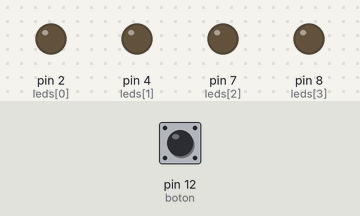
Bench run of a sketch on a simulated Arduino Uno, built with avr-gcc and run on an emulated ATmega328P. Parts: output pins drawn as LEDs (lit = HIGH). The inputs (shaded band) are chosen by the test bench; at power-on: pin 12 (boton) HIGH.

Above: at 1.2 s.
1.3 s: pin 12 (boton) pulled LOW for 0.15 s
At 1.9 s:
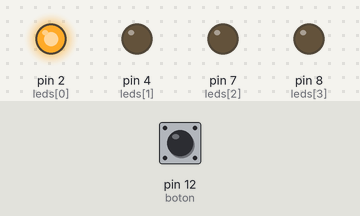
2.9 s: pin 12 (boton) pulled LOW for 1 s
At 4.3 s:
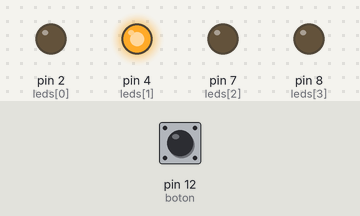
5.4 s: pin 12 (boton) pulled LOW for 0.15 s
At 6.2 s:
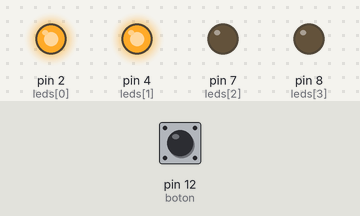
7.0 s: pin 12 (boton) pulled LOW for 3.2 s
At 7.4 s:
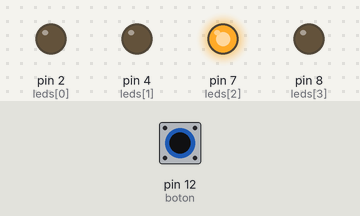
11.7 s: pin 12 (boton) pulled LOW for 0.15 s
At 12.2 s:
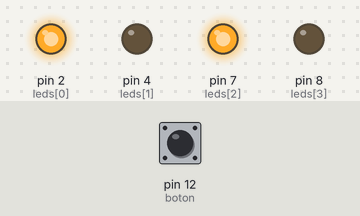
13.3 s: pin 12 (boton) pulled LOW for 1 s
At 14.6 s:
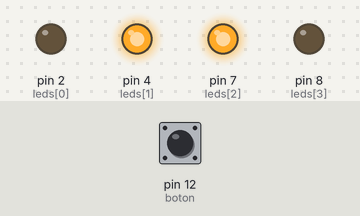
Timing chart, 0 to 16.3 s (numbered marks = the images above; inputs shaded):
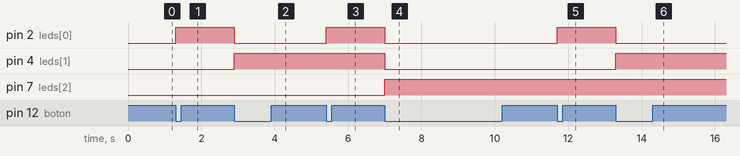

The sketch:

contador_boton.ino
```cpp
const int leds[] = {2, 4, 7, 8};
const int numLeds = 4;
const int boton = 12;

int contador = 0;
int estadoAnteriorBoton = HIGH;   // con INPUT_PULLUP, sin presionar = HIGH

void setup() {
  for (int i = 0; i < numLeds; i++) {
    pinMode(leds[i], OUTPUT);
  }
  pinMode(boton, INPUT_PULLUP);   // no necesita resistencia externa
  mostrarBinario(contador);       // muestra el 0 inicial
}

void loop() {
  int estadoActualBoton = digitalRead(boton);

  // Detecta el momento exacto en que se presiona (pasa de HIGH a LOW)
  if (estadoActualBoton == LOW && estadoAnteriorBoton == HIGH) {
    contador++;
    if (contador > 15) {
      contador = 0;   // si se pasa de 15, reinicia en 0
    }
    mostrarBinario(contador);
    delay(50);   // pequeña pausa para evitar rebote del botón
  }

  estadoAnteriorBoton = estadoActualBoton;
}

void mostrarBinario(int numero) {
  for (int i = 0; i < numLeds; i++) {
    int estadoBit = bitRead(numero, i);
    digitalWrite(leds[i], estadoBit);
  }
}
```

Measured:
- after the input at 1.3 s, pin 2 (leds[0]): LOW → HIGH at once
- after the input at 2.9 s, pin 2 (leds[0]): HIGH → LOW at once; pin 4 (leds[1]): LOW → HIGH at once
- after the input at 5.4 s, pin 2 (leds[0]): LOW → HIGH at once
- after the input at 7.0 s, pin 2 (leds[0]), pin 4 (leds[1]): HIGH → LOW at once; pin 7 (leds[2]): LOW → HIGH at once
- after the input at 11.7 s, pin 2 (leds[0]): LOW → HIGH at once
- after the input at 13.3 s, pin 2 (leds[0]): HIGH → LOW at once; pin 4 (leds[1]): LOW → HIGH at once
